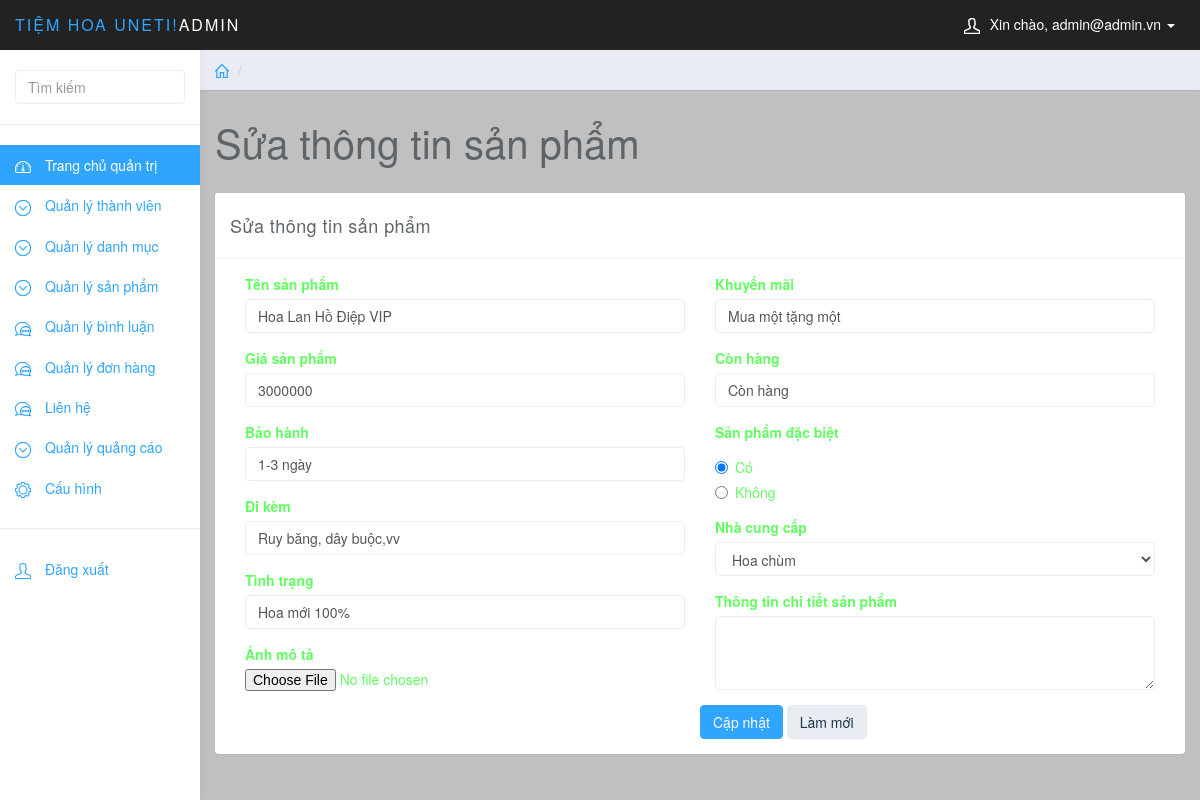
/quantri/quantri.php?page_layout=suasp&id_sp=72 (signed in), run on the app's committed database.
### tables this page shows
CREATE TABLE `sanpham` (
  `id_sp` int(11) UNSIGNED NOT NULL,
  `id_dm` int(11) UNSIGNED NOT NULL,
  `ten_sp` varchar(255) NOT NULL,
  `anh_sp` varchar(255) NOT NULL,
  `gia_sp` varchar(255) NOT NULL,
  `bao_hanh` varchar(255) NOT NULL,
  `phu_kien` varchar(255) NOT NULL,
  `tinh_trang` varchar(255) NOT NULL,
  `khuyen_mai` varchar(255) NOT NULL,
  `trang_thai` varchar(255) NOT NULL,
  `dac_biet` int(1) NOT NULL,
  `chi_tiet_sp` longtext NOT NULL
);

CREATE TABLE `dmsanpham` (
  `id_dm` int(10) NOT NULL,
  `ten_dm` varchar(255) NOT NULL
);

### quantri/chucnang/sanpham/suasp.php (the view, shortened to what this page needs)
<?php
    $id_sp=$_GET['id_sp'];
    $sqldm="SELECT * FROM dmsanpham";
    $querydm= mysqli_query($conn,$sqldm);
    $sql="SELECT * FROM sanpham WHERE id_sp='$id_sp'";
    $query=mysqli_query($conn,$sql);
    $row=mysqli_fetch_array($query);
?>
<div class="row">
    <ol class="breadcrumb">
        <li><a href="#"><svg class="glyph stroked home"><use xlink:href="#stroked-home"></use></svg></a></li>
        <li class="active"></li>
    </ol>
</div>
<div class="row">
    <div class="col-lg-12">
        <h1 class="page-header">Sửa thông tin sản phẩm</h1>
    </div>
</div>
<div class="row">
    <div class="col-lg-12">
        <div class="panel panel-default">
            <div class="panel-heading">Sửa thông tin sản phẩm</div>
            <div class="panel-body">
                <form method="post" enctype="multipart/form-data" role="form">
                    <div class="col-md-6">
                        <div class="form-group">
                            <label>Tên sản phẩm</label>
                            <input type="text" class="form-control"  name="ten_sp" value="<?php if(isset($_POST['ten_sp'])){echo $_POST['ten_sp'];}else{echo $row['ten_sp'];} ?>" required="">
                        </div>
                        <div class="form-group">
                            <label>Giá sản phẩm</label>
                            <input type="text" class="form-control" name="gia_sp" value="<?php if(isset($_POST['gia_sp'])){echo $_POST['gia_sp'];}else{echo $row['gia_sp'];} ?>" required="">
                        </div>
                        <div class="form-group">
                            <label>Bảo hành</label>
                            <input type="text" class="form-control" name="bao_hanh" value="<?php if(isset($_POST['bao_hanh'])){echo $_POST['bao_hanh'];}else{echo $row['bao_hanh'];} ?>" required="">
                        </div>
                        <div class="form-group">
                            <label>Đi kèm</label>
                            <input type="text" class="form-control" name="phu_kien" value="<?php if(isset($_POST['phu_kien'])){echo $_POST['phu_kien'];}else{echo $row['phu_kien'];} ?>" required="">
                        </div>
                        <div class="form-group">
                            <label>Tình trạng</label>
                            <input type="text" class="form-control" name="tinh_trang" value="<?php if(isset($_POST['tinh_trang'])){echo $_POST['tinh_trang'];}else{echo $row['tinh_trang'];} ?>" required="">
                        </div>
                        <div class="form-group">
                            <label>Ảnh mô tả</label>
                            <input type="file" name="anh_sp"><input type="hidden" name="anh_sp" value="<?php echo $row['anh_sp']; ?>">
                        </div>
                    </div>
                    <div class="col-md-6">
                        <div class="form-group">
                            <label>Khuyến mãi</label>
                            <input type="text" class="form-control" name="khuyen_mai" value="<?php if(isset($_POST['khuyen_mai'])){echo $_POST['khuyen_mai'];}else{echo $row['khuyen_mai'];} ?>" required="">
                        </div>
                        <div class="form-group">
                            <label>Còn hàng</label>
                            <input type="text" class="form-control" name="trang_thai" value="<?php if(isset($_POST['trang_thai'])){echo $_POST['trang_thai'];}else{echo $row['trang_thai'];} ?>" required="">
                        </div>
                        <div class="form-group">
                            <label>Sản phẩm đặc biệt</label>
                            <div class="radio">
                                <label>
                                    <input type="radio" name="dac_biet"
                                        <?php
                                            if($row['dac_biet']==1)
                                            {
                                                echo 'checked';
                                            }
                                         ?>
                                     id="optionsRadios1" value=1>Có
                                </label>
                            </div>
                            <div class="radio">
                                <label>
                                    <input type="radio" name="dac_biet"
                                        <?php
                                            if($row['dac_biet']==0)
                                            {
                                                echo 'checked';
                                            }
                                         ?>
                                     id="optionsRadios2" value=0>Không
                                </label>
                            </div>
                        </div>
                        <div class="form-group">
                            <label>Nhà cung cấp</label>
                            <select name="id_dm" class="form-control">
                                <?php
                                    while($rowdm= mysqli_fetch_array($querydm)) {
                                ?>
                                <option
                                    <?php
                                    if($row['id_dm']==$rowdm['id_dm']){
                                        echo 'selected="selected"';
                                    }?>
                                 value="<?php echo $rowdm['id_dm']; ?>"><?php echo $rowdm['ten_dm']; ?></option>
                                <?php
                                    }
                                ?>
                            </select>
                        </div>
                        <div class="form-group">
                            <label>Thông tin chi tiết sản phẩm</label>
                            <textarea class="form-control" rows="3" name="chi_tiet_sp" <?php if(isset($_POST['chi_tiet_sp'])){echo $_POST['chi_tiet_sp'];} else{echo $row['chi_tiet_sp'];}  ?>></textarea>
                        </div>
                    </div>
                    <button type="submit" class="btn btn-primary" name="submit">Cập nhật</button>
                    <button type="reset" class="btn btn-default" name="reset">Làm mới</button>
                </form>
            </div>
        </div>
    </div>
</div>

### quantri/css/styles.css (style rules this page uses)
body { background: #c0c0c0; padding-top: 50px; color: #63fc63; }
a, a:hover, a:focus { color: #30a5ff; }
h1, h2, h3, h4, h5, h6 { color: #5f6468; }
h1 { font-weight: 300; font-size: 40px; }
.form-control { border: 1px solid #eee; box-shadow: none; }
.btn-default, .btn-default:hover, .btn-default:focus, .btn-default:active, .btn-default.active, .open > .dropdown-toggle.btn-default, .btn-default.disabled, .btn-default[disabled], fieldset[disabled] .btn-default, .btn-default.disabled:hover, .btn-default[disabled]:hover, fieldset[disabled] .btn-default:hover, .btn-default.disabled:focus, .btn-default[disabled]:focus, fieldset[disabled] .btn-default:focus, .btn-default.disabled:active, .btn-default[disabled]:active, fieldset[disabled] .btn-default:active, .btn-default.disabled.active, .btn-default[disabled].active, fieldset[disabled] .btn-default.active { background-color: #e9ecf2; border-color: #e9ecf2; color: #1b3548; }
.btn-primary, .btn-primary:hover, .btn-primary:focus, .btn-primary:active, .btn-primary.active, .open > .dropdown-toggle.btn-primary, .btn-primary.disabled, .btn-primary[disabled], fieldset[disabled] .btn-primary, .btn-primary.disabled:hover, .btn-primary[disabled]:hover, fieldset[disabled] .btn-primary:hover, .btn-primary.disabled:focus, .btn-primary[disabled]:focus, fieldset[disabled] .btn-primary:focus, .btn-primary.disabled:active, .btn-primary[disabled]:active, fieldset[disabled] .btn-primary:active, .btn-primary.disabled.active, .btn-primary[disabled].active, fieldset[disabled] .btn-primary.active { background-color: #30a5ff; border-color: #30a5ff; }
.panel { border: 0; }
.panel-heading { font-size: 18px; font-weight: 300; letter-spacing: 0.025em; height: 66px; line-height: 45px; }
.panel-default .panel-heading { background: #fff; border-bottom: 1px solid #eee; color: #5f6468; }
.breadcrumb { border-radius: 0; padding: 10px 15px; background: #e9ecf2; box-shadow: 0 1px 1px rgba(0, 0, 0, .05); margin: 0 ; }
h1.page-header { margin-top: 30px; border-bottom: 0; }
.breadcrumb .glyph { height: 14px; width: 14px; margin: -2px 0 0 0; stroke-width: 4px; }

### data on the page
sanpham: ten_sp "Hoa Lan Hồ Điệp VIP", gia_sp "3000000", bao_hanh "1-3 ngày", phu_kien "Ruy băng, dây buộc,vv", tinh_trang "Hoa mới 100%", khuyen_mai "Mua một tặng một", trang_thai "Còn hàng", dac_biet "☑ Có", dac_biet "☐ Không", id_dm "Hoa chùm"

### other printed values
$_SESSION['email'] "admin@admin.vn"
